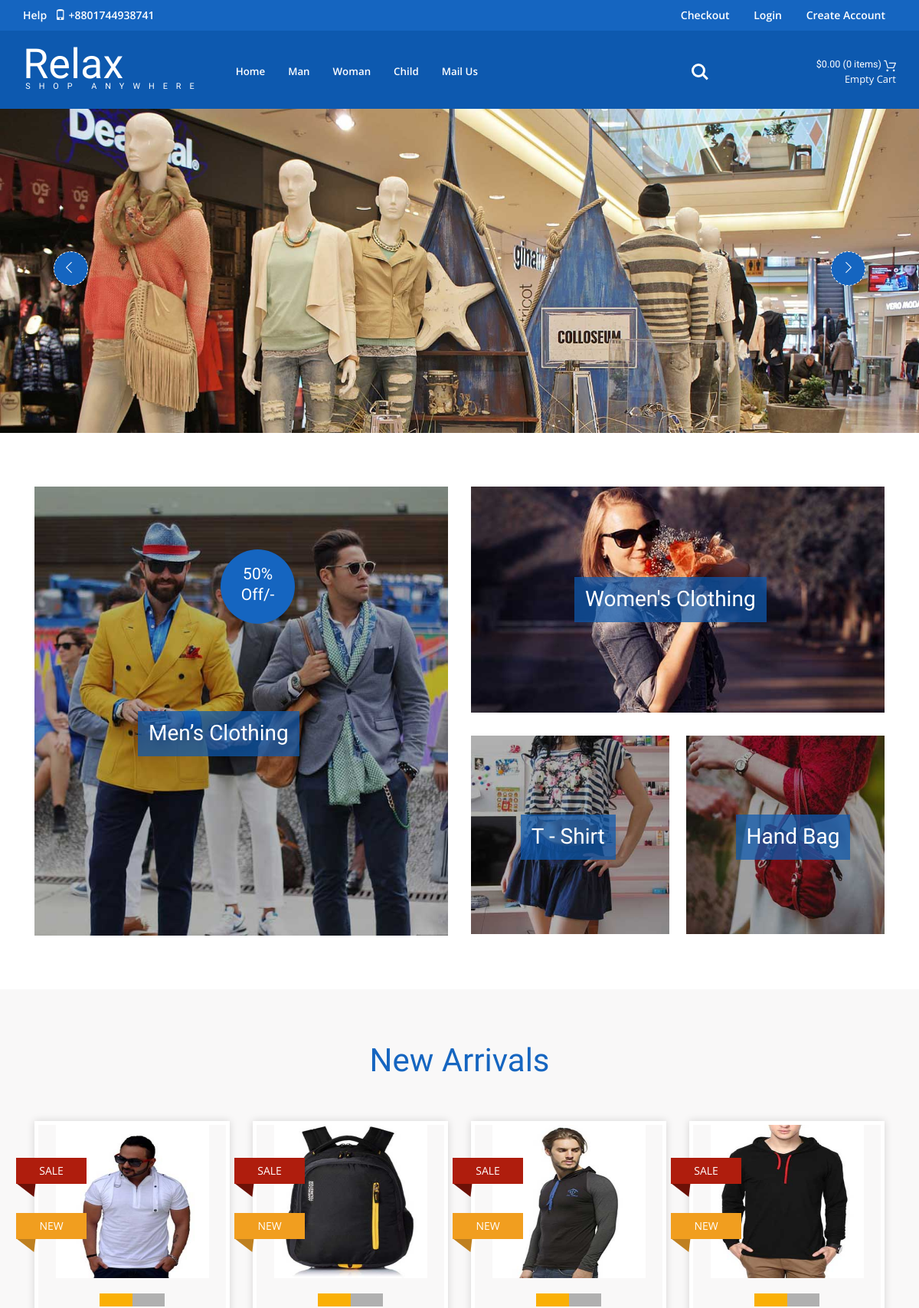
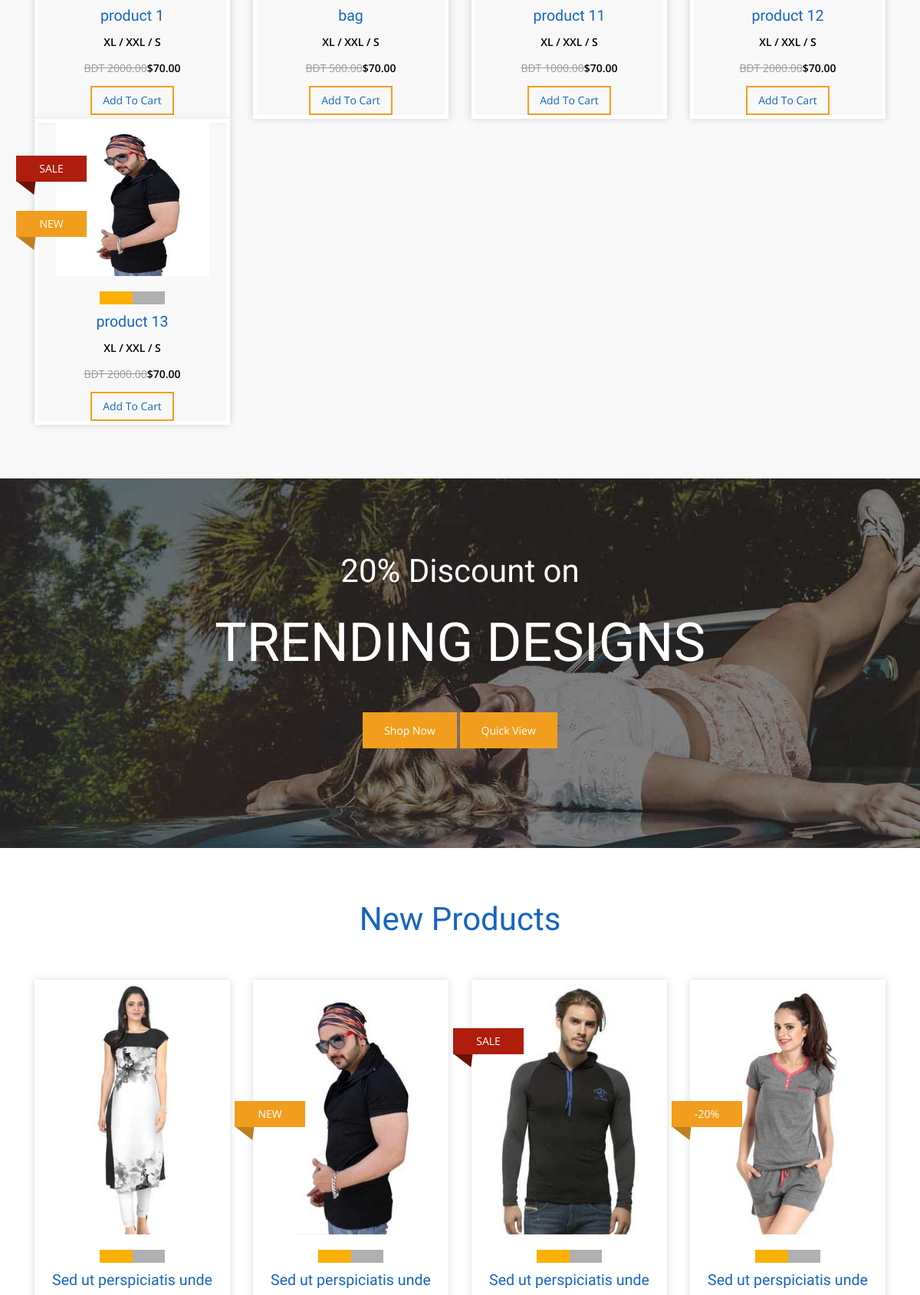
Screenshot of /category.php?id=7 (upper part) with the database file from the repository (2 pictures, top to bottom).
### tables this page shows
CREATE TABLE `tbl_category` (
  `category_id` int(3) NOT NULL,
  `category_name` varchar(100) NOT NULL,
  `category_description` text NOT NULL,
  `publication_status` tinyint(1) NOT NULL
);

CREATE TABLE `tbl_product` (
  `product_id` int(11) NOT NULL,
  `product_name` varchar(100) NOT NULL,
  `category_id` int(3) NOT NULL,
  `manufacturer_id` int(3) NOT NULL,
  `product_price` float(10,2) NOT NULL,
  `product_quantity` int(5) NOT NULL,
  `product_short_description` text NOT NULL,
  `product_long_description` text NOT NULL,
  `product_image` text NOT NULL,
  `publication_status` tinyint(1) NOT NULL
);

### category.php (called while the page is built, shortened)
<?php
include './index.php';

### classes/db_connect.php (called while the page is built, shortened)
<?php
class Db_Connect {
    protected function database_connection() {
        $host_name='localhost';
        $user_name='root';
        $password='';
        $db_name='db_dresses_shopping';
        $connection=mysqli_connect($host_name, $user_name, $password, $db_name);
        return $connection;
    }
}

### classes/application.php (called while the page is built, shortened)
<?php
require_once 'db_connect.php';
class Application extends Db_Connect {
    protected $link;
    public function __construct() {
        $this->link = $this->database_connection();
    }
    public function select_all_published_category_info() {
        $sql="SELECT * FROM tbl_category WHERE publication_status = 1";
        if(mysqli_query($this->link , $sql)) {
             $query_result = mysqli_query($this->link , $sql);
             return $query_result;
        } else {
            die('Query problem'.mysqli_error($this->link ));
        }
    }
    public function select_published_product_by_category_id($category_id) {
        $sql = "SELECT product_id, product_name, product_price, product_image FROM tbl_product WHERE publication_status = 1 AND category_id = '$category_id' ";
        if (mysqli_query($this->link, $sql)) {
            $query_result = mysqli_query($this->link, $sql);
            return $query_result;
        } else {
            die('Query problem' . mysqli_error($this->link));
        }
    }
}

### pages/category_content.php (the view, shortened to what this page needs)
<?php
$category_id = $_GET['id'];
$query_result = $obj_app->select_published_product_by_category_id($category_id);
?>
<div class="banner-w3">
    <div class="demo-1">
        <div id="example1" class="core-slider core-slider__carousel example_1">
            <div class="core-slider_viewport">
                <div class="core-slider_list">
                    <div class="core-slider_item">
                        <img src="assets/front_end/images/b1.jpg" class="img-responsive" alt="">
                    </div>
                </div>
            </div>
            <div class="core-slider_nav">
                <div class="core-slider_arrow core-slider_arrow__right"></div>
                <div class="core-slider_arrow core-slider_arrow__left"></div>
            </div>
            <div class="core-slider_control-nav"></div>
        </div>
    </div>
    <link href="assets/front_end/css/coreSlider.css" rel="stylesheet" type="text/css">
</div>
<div class="content">
    <div class="ban-bottom-w3l">
        <div class="container">
            <div class="col-md-6 ban-bottom">
                <div class="ban-top">
                    <img src="assets/front_end/images/p1.jpg" class="img-responsive" alt=""/>
                    <div class="ban-text">
                        <h4>Men’s Clothing</h4>
                    </div>
                    <div class="ban-text2 hvr-sweep-to-top">
                        <h4>50% <span>Off/-</span></h4>
                    </div>
                </div>
            </div>
            <div class="col-md-6 ban-bottom3">
                <div class="ban-top">
                    <img src="assets/front_end/images/p2.jpg" class="img-responsive" alt=""/>
                    <div class="ban-text1">
                        <h4>Women's Clothing</h4>
                    </div>
                </div>
                <div class="ban-img">
                    <div class=" ban-bottom1">
                        <div class="ban-top">
                            <img src="assets/front_end/images/p3.jpg" class="img-responsive" alt=""/>
                            <div class="ban-text1">
                                <h4>T - Shirt</h4>
                            </div>
                        </div>
                    </div>
                    <div class="ban-bottom2">
                        <div class="ban-top">
                            <img src="assets/front_end/images/p4.jpg" class="img-responsive" alt=""/>
                            <div class="ban-text1">
                                <h4>Hand Bag</h4>
                            </div>
                        </div>
                    </div>
                    <div class="clearfix"></div>
                </div>
            </div>
            <div class="clearfix"></div>
        </div>
    </div>
    <div class="new-arrivals-w3agile">
        <div class="container">
            <h2 class="tittle">New Arrivals</h2>
            <div class="arrivals-grids">
                <?php while ($category_product = mysqli_fetch_assoc($query_result)) { ?>
                    <div class="col-md-3 arrival-grid simpleCart_shelfItem">
                        <div class="grid-arr">
                            <div  class="grid-arrival">
                                <figure>
                                    <div class="image">
                                        <a href="product_details.php?id=<?php echo $category_product['product_id']; ?>"><img  src="assets/<?php echo $category_product['product_image']; ?>" data-echo="assets/<?php echo $category_product['product_image']; ?>" alt="" height="200" width="200"></a>
                                    </div>
                                </figure>
                            </div>
                            <div class="ribben">
                                <p>NEW</p>
                            </div>
                            <div class="ribben1">
                                <p>SALE</p>
                            </div>
                            <div class="block">
                                <div class="starbox small ghosting"> </div>
                            </div>
                            <div class="women">
                                <h6><a href="product_details.php?id=<?php echo $category_product['product_id']; ?>"><?php echo $category_product['product_name']; ?></a></h6>
                                <span class="size">XL / XXL / S </span>
                                <p ><del> BDT <?php echo $category_product['product_price']; ?></del><em class="item_price">$70.00</em></p>
                                <a href="#" data-text="Add To Cart" class="my-cart-b item_add">Add To Cart</a>
                            </div>
                        </div>
                    </div>
                <?php } ?>
                <div class="clearfix"></div>
            </div>
        </div>
    </div>
    <div class="accessories-w3l">
        <div class="container">
            <h3 class="tittle">20% Discount on</h3>
            <span>TRENDING DESIGNS</span>
            <div class="button">
                <a href="#" class="button1"> Shop Now</a>
                <a href="#" class="button1"> Quick View</a>
            </div>
        </div>
    </div>
    <div class="product-agile">
        <div class="container">
            <h3 class="tittle1"> New Products</h3>
            <div class="slider">
                <div class="callbacks_container">
                    <ul class="rslides" id="slider">
                        <li>
                            <div class="caption">
                                <div class="col-md-3 cap-left simpleCart_shelfItem">
                                    <div class="grid-arr">
                                        <div  class="grid-arrival">
                                            <figure>
                                                <a href="single.html">
                                                    <div class="grid-img">
                                                    </div>
                                                    <div class="grid-img">
                                                        <img  src="assets/front_end/images/p13.jpg" class="img-responsive"  alt="">
                                                    </div>
                                                </a>
                                            </figure>
                                        </div>
                                        <div class="block">
                                            <div class="starbox small ghosting"> </div>
                                        </div>
                                        <div class="women">
                                            <h6><a href="single.html">Sed ut perspiciatis unde</a></h6>
                                        </div>
                                    </div>
                                </div>
                                <div class="col-md-3 cap-left simpleCart_shelfItem">
                                    <div class="grid-arr">
                                        <div  class="grid-arrival">
                                            <figure>
                                                <a href="single.html">
                                                    <div class="grid-img">
                                                    </div>
                                                    <div class="grid-img">
                                                        <img  src="assets/front_end/images/p16.jpg" class="img-responsive"  alt="">
                                                    </div>
                                                </a>
                                            </figure>
                                        </div>
                                        <div class="ribben">
                                            <p>NEW</p>
                                        </div>
                                        <div class="block">
                                            <div class="starbox small ghosting"> </div>
                                        </div>
                                        <div class="women">
                                            <h6><a href="single.html">Sed ut perspiciatis unde</a></h6>
                                        </div>
                                    </div>
                                </div>
                                <div class="col-md-3 cap-left simpleCart_shelfItem">
                                    <div class="grid-arr">
                                        <div  class="grid-arrival">
                                            <figure>
                                                <a href="single.html">
                                                    <div class="grid-img">
                                                    </div>
                                                    <div class="grid-img">
                                                        <img  src="assets/front_end/images/p17.jpg" class="img-responsive"  alt="">
                                                    </div>
                                                </a>
                                            </figure>
                                        </div>
                                        <div class="ribben1">
                                            <p>SALE</p>
                                        </div>
                                        <div class="block">
                                            <div class="starbox small ghosting"> </div>
                                        </div>
                                        <div class="women">
                                            <h6><a href="single.html">Sed ut perspiciatis unde</a></h6>
                                        </div>
                                    </div>
                                </div>
                                <div class="col-md-3 cap-left simpleCart_shelfItem">
                                    <div class="grid-arr">
                                        <div  class="grid-arrival">
                                            <figure>
                                                <a href="single.html">
                                                    <div class="grid-img">
                                                    </div>
                                                    <div class="grid-img">
                                                        <img  src="assets/front_end/images/p19.jpg" class="img-responsive"  alt="">
                                                    </div>
                                                </a>
                                            </figure>
                                        </div>
                                        <div class="ribben">
                                            <p>-20%</p>
                                        </div>
                                        <div class="block">
                                            <div class="starbox small ghosting"> </div>
                                        </div>
                                        <div class="women">
                                            <h6><a href="single.html">Sed ut perspiciatis unde</a></h6>
                                        </div>
                                    </div>
                                </div>
                                <div class="clearfix"></div>
                            </div>
                        </li>
                    </ul>
                </div>
            </div>
        </div>
    </div>
</div>

### includes/header.php (shortened to what this page needs)
<?php
$query_result = $obj_app->select_all_published_category_info();
?>
<div class="header">
    <div class="header-top">
        <div class="container">
            <div class="top-left">
                <a href="#"> Help  <i class="glyphicon glyphicon-phone" aria-hidden="true"></i> +8801744938741</a>
            </div>
            <div class="top-right">
                <ul>
                    <li><a href="checkout.php">Checkout</a></li>
                    <li><a href="login.php">Login</a></li>
                    <li><a href="registration.php"> Create Account </a></li>
                </ul>
            </div>
            <div class="clearfix"></div>
        </div>
    </div>
    <div class="heder-bottom">
        <div class="container">
            <div class="logo-nav">
                <div class="logo-nav-left">
                    <h1><a href="index.php">Relax<span>Shop anywhere</span></a></h1>
                </div>
                <div class="logo-nav-left1">
                    <nav class="navbar navbar-default">
                        <div class="collapse navbar-collapse" id="bs-megadropdown-tabs">
                            <ul class="nav navbar-nav">
                                <li class="active"><a href="index.php" class="act">Home</a></li>
                                <?php while ($category_info = mysqli_fetch_assoc($query_result)) { ?>
                                    <li class="dropdown"><a href="product.php?id=<?php echo $category_info['category_id']; ?>"><?php echo $category_info['category_name']; ?></a></li>
                                <?php } ?>
                                <li><a href="mail.php">Mail Us</a></li>
                            </ul>
                        </div>
                    </nav>
                </div>
                <div class="logo-nav-right">
                    <ul class="cd-header-buttons">
                        <li><a class="cd-search-trigger" href="#cd-search"> <span></span></a></li>
                    </ul>
                </div>
                <div class="header-right2">
                    <div class="cart box_1">
                        <a href="checkout.php">
                            <h3> <div class="total">
                                    <span class="simpleCart_total"></span> (<span id="simpleCart_quantity" class="simpleCart_quantity"></span> items)</div>
                                <img src="assets/front_end/images/bag.png" alt="" />
                            </h3>
                        </a>
                        <p><a href="javascript:;" class="simpleCart_empty">Empty Cart</a></p>
                    </div>
                </div>
                <div class="clearfix"> </div>
            </div>
        </div>
    </div>
</div>

### rows the page displays
tbl_category: category_name "Man"
tbl_category: category_name "Woman"
tbl_category: category_name "Child"
tbl_product: product_image (picture), product_name "product 1", product_price "2000.00"
tbl_product: product_image (picture), product_name "bag", product_price "500.00"
tbl_product: product_image (picture), product_name "product 11", product_price "1000.00"
tbl_product: product_image (picture), product_name "product 12", product_price "2000.00"
tbl_product: product_image (picture), product_name "product 13", product_price "2000.00"
